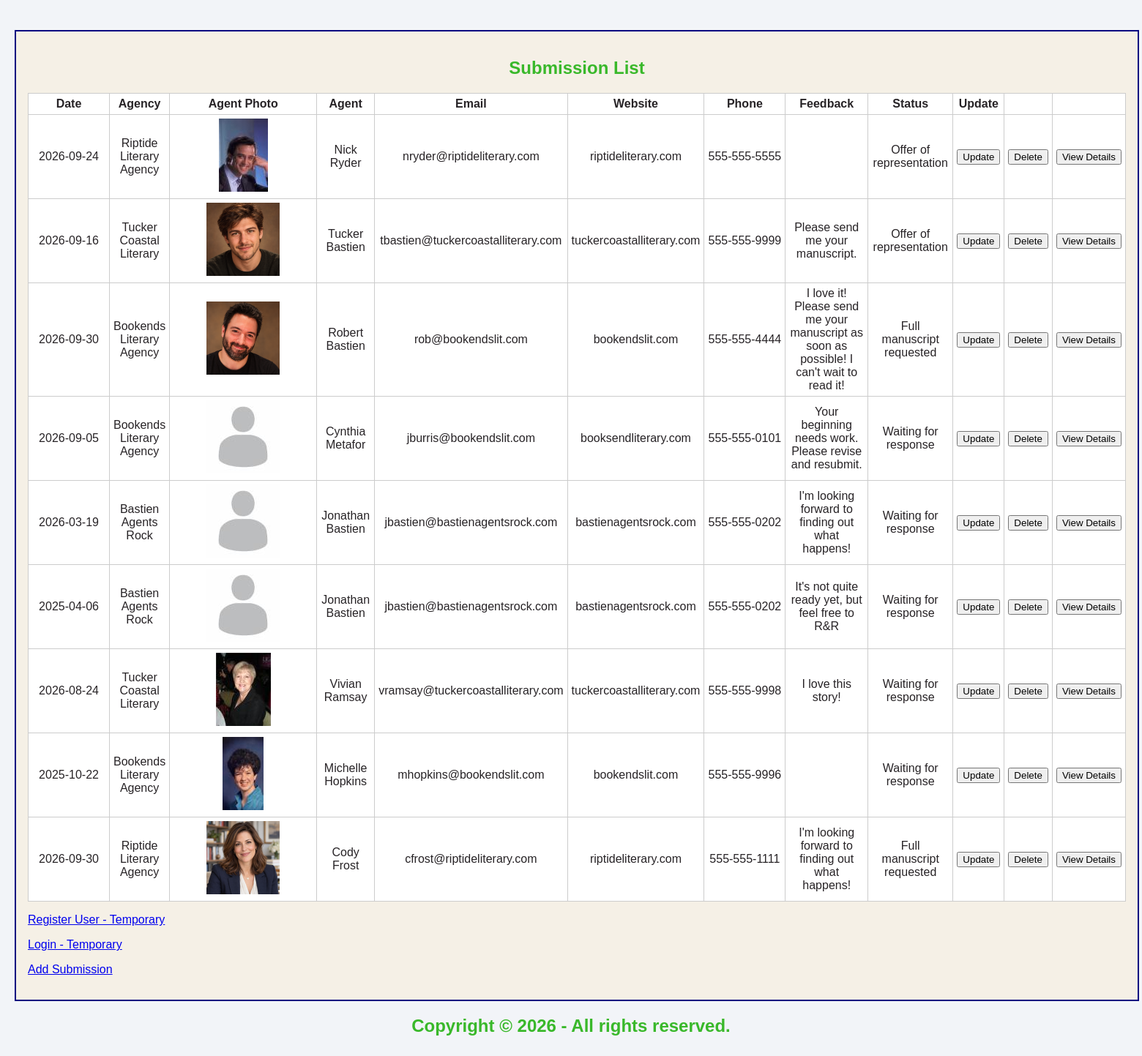
Before: / with the older database file.
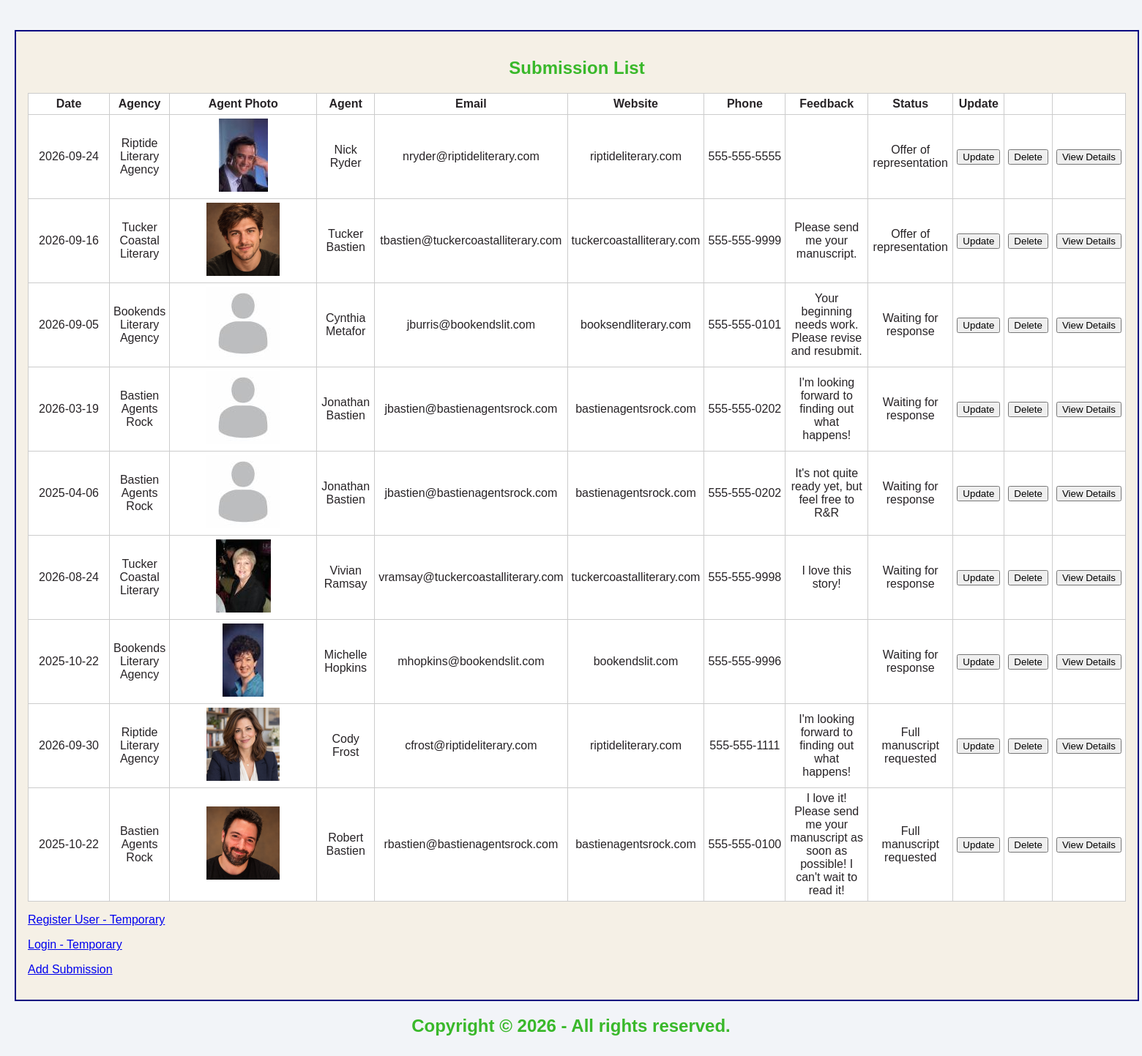
After: the same page with the newer database file.
### tables this page shows
CREATE TABLE `submissions` (
  `submissionID` int(11) NOT NULL,
  `submissionDate` date NOT NULL,
  `agencyName` varchar(50) NOT NULL,
  `imageName` varchar(50) DEFAULT NULL,
  `agentName` varchar(50) NOT NULL,
  `emailAddress` varchar(50) NOT NULL,
  `websiteAddress` varchar(50) NOT NULL,
  `phoneNumber` varchar(50) NOT NULL,
  `feedback` varchar(250) DEFAULT NULL,
  `statusID` int(11) NOT NULL
);

CREATE TABLE `status_types` (
  `statusID` int(11) NOT NULL,
  `statusType` varchar(50) NOT NULL
);

### index.php (the view, shortened to what this page needs)
<?php
  require("database.php");
  $querySubmissions = 'SELECT s.submissionDate, s.submissionID, s.agencyName, s.imageName, s.agentName, s.emailAddress,
  s.websiteAddress, s.phoneNumber, s.feedback, t.statusType
  FROM submissions s
  LEFT JOIN status_types t ON s.statusID = t.statusID';
  $statement = $db->prepare($querySubmissions);
  $statement->execute();
  $submissions = $statement->fetchAll();
?>
<!DOCTYPE html>
<html>
  <head>
    <link rel="stylesheet" type="text/css" href="css/submission.css" />
  </head>
  <body>
    <main id="agentList">
      <h2>Submission List</h2>
      <table>
        <tr>
          <th>Date</th>
          <th>Agency</th>
          <th>Agent Photo</th>
          <th>Agent</th>
          <th>Email</th>
          <th>Website</th>
          <th>Phone</th>
          <th>Feedback</th>
          <th>Status</th>
          <th>Update</th>
          <th>&nbsp;</th>
          <th>&nbsp;</th>
        </tr>
        <?php foreach ($submissions as $submission): ?>
          <tr>
            <td><?php echo htmlspecialchars($submission['submissionDate']); ?></td>
            <td><?php echo htmlspecialchars($submission['agencyName']); ?></td>
            <td>
              <img src="<?php echo htmlspecialchars('./images/' . $submission['imageName']); ?>"
              alt="<?php echo htmlspecialchars($submission['agentName'] . ' photo'); ?>" />
              </td>
            <td><?php echo htmlspecialchars($submission['agentName']); ?></td>
            <td><?php echo htmlspecialchars($submission['emailAddress']); ?></td>
            <td><?php echo htmlspecialchars($submission['websiteAddress']); ?></td>
            <td><?php echo htmlspecialchars($submission['phoneNumber']); ?></td>
            <td><?php echo htmlspecialchars($submission['feedback']); ?></td>
            <td><?php echo htmlspecialchars($submission['statusType']); ?></td>
            <td>
              <form action="update_submission_form.php" method="post">
                <input type="submit" value="Update" />
              </form>
            </td>
             <td>
              <form action="delete_submission.php" method="post">
                <input type="submit" value="Delete" />
              </form>
            </td>
             <td>
              <form action="submission_details.php" method="post">
                <input type="submit" value="View Details" />
              </form>
            </td>
          </tr>
        <?php endforeach; ?>
      </table>
       <p><a href="register_user_form.php">Register User - Temporary</a></p>
       <p><a href="login_form.php">Login - Temporary</a></p>
      <p><a href="add_submission_form.php">Add Submission</a></p>
    </main>
    <?php include("footer.php"); ?>
  </body>
</html>

### footer.php
<footer>
  <h2>Copyright &copy; 2026 - All rights reserved.</h2>
</footer>

### css/submission.css (style rules this page uses)
body { font-family: Arial, sans-serif; background: #f2f4f8; margin: 0; padding: 20px; }
main { display: block; margin: 0 auto; padding: 1em; background: #F5F0E6; color: #272326; border: 2px solid #000080; }
#agentList { width: 1500px; }
h2 { text-align: center; color: #39B82A; }
table { width: 100%; background: #FFFEFA; border-collapse: collapse; text-align: center; }
th, td { padding: 5px; border: 1px solid #ccc; text-align: center; vertical-align: middle; }
#agentList table, th, td { background-color: #fff; }
th:nth-child(1), td:nth-child(1) { width: 100px; }
th:nth-child(2), td:nth-child(2) { width: 40px; }
th:nth-child(3), td:nth-child(3) { width: 190px; }
th:nth-child(6), td:nth-child(6) { width: 125px; }
th:nth-child(7), td:nth-child(7) { width: 100px; }

Changed rows visible on the page:
removed submissions: submissionDate "2026-09-30", agencyName "Bookends Literary Agency", imageName (picture), agentName "Robert Bastien", emailAddress "rob@bookendslit.com", websiteAddress "bookendslit.com", phoneNumber "555-555-4444", feedback "I love it! Please send me your manuscript as soon as possible! I can't wait to read it!", statusID.statusType "Full manuscript requested"
added submissions: submissionDate "2025-10-22", agencyName "Bastien Agents Rock", imageName (picture), agentName "Robert Bastien", emailAddress "rbastien@bastienagentsrock.com", websiteAddress "bastienagentsrock.com", phoneNumber "555-555-0100", feedback "I love it! Please send me your manuscript as soon as possible! I can't wait to read it!", statusID.statusType "Full manuscript requested"
